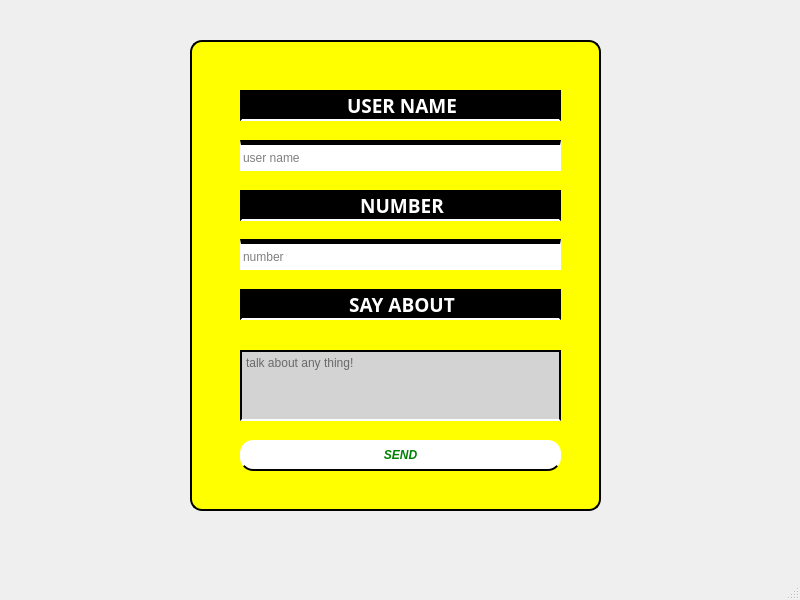
<?xml version="1.0" encoding="UTF-8"?>
<ui version="4.0">
 <class>MainWindow</class>
 <widget class="QMainWindow" name="MainWindow">
  <property name="geometry">
   <rect>
    <x>0</x>
    <y>0</y>
    <width>800</width>
    <height>600</height>
   </rect>
  </property>
  <property name="windowTitle">
   <string>MainWindow</string>
  </property>
  <property name="styleSheet">
   <string notr="true">MainWindow{
background-color:lightblue;
}</string>
  </property>
  <widget class="QWidget" name="centralwidget">
   <widget class="QFrame" name="frame">
    <property name="geometry">
     <rect>
      <x>190</x>
      <y>40</y>
      <width>411</width>
      <height>471</height>
     </rect>
    </property>
    <property name="styleSheet">
     <string notr="true">QFrame{
background-color:yellow;
border:2px solid black;
border-radius:12px;}</string>
    </property>
    <property name="frameShape">
     <enum>QFrame::StyledPanel</enum>
    </property>
    <property name="frameShadow">
     <enum>QFrame::Raised</enum>
    </property>
    <widget class="QLabel" name="label">
     <property name="geometry">
      <rect>
       <x>50</x>
       <y>50</y>
       <width>321</width>
       <height>31</height>
      </rect>
     </property>
     <property name="styleSheet">
      <string notr="true">QLabel{
background-color:black;
font:Arial 20 bold;
color:white;
border-bottom:2px solid white;
border-radius:none;}</string>
     </property>
     <property name="text">
      <string>&lt;html&gt;&lt;head/&gt;&lt;body&gt;&lt;p align=&quot;center&quot;&gt;&lt;span style=&quot; font-size:14pt; font-weight:600;&quot;&gt;USER NAME&lt;/span&gt;&lt;/p&gt;&lt;/body&gt;&lt;/html&gt;</string>
     </property>
    </widget>
    <widget class="QLineEdit" name="user_name">
     <property name="geometry">
      <rect>
       <x>50</x>
       <y>100</y>
       <width>321</width>
       <height>31</height>
      </rect>
     </property>
     <property name="styleSheet">
      <string notr="true">QLineEdit{
border-top:5px solid black;
}</string>
     </property>
     <property name="placeholderText">
      <string>user name</string>
     </property>
    </widget>
    <widget class="QLabel" name="label_2">
     <property name="geometry">
      <rect>
       <x>50</x>
       <y>150</y>
       <width>321</width>
       <height>31</height>
      </rect>
     </property>
     <property name="styleSheet">
      <string notr="true">QLabel{
background-color:black;
font:Arial 20 bold;
color:white;
border-bottom:2px solid white;
border-radius:none;}</string>
     </property>
     <property name="text">
      <string>&lt;html&gt;&lt;head/&gt;&lt;body&gt;&lt;p align=&quot;center&quot;&gt;&lt;span style=&quot; font-size:14pt; font-weight:600;&quot;&gt;NUMBER&lt;/span&gt;&lt;/p&gt;&lt;/body&gt;&lt;/html&gt;</string>
     </property>
    </widget>
    <widget class="QLineEdit" name="user_number">
     <property name="geometry">
      <rect>
       <x>50</x>
       <y>199</y>
       <width>321</width>
       <height>31</height>
      </rect>
     </property>
     <property name="styleSheet">
      <string notr="true">QLineEdit{
border-top:5px solid black;
}
</string>
     </property>
     <property name="placeholderText">
      <string>number</string>
     </property>
    </widget>
    <widget class="QLabel" name="label_3">
     <property name="geometry">
      <rect>
       <x>50</x>
       <y>249</y>
       <width>321</width>
       <height>31</height>
      </rect>
     </property>
     <property name="styleSheet">
      <string notr="true">QLabel{
background-color:black;
font:Arial 20 bold;
color:white;
border-bottom:2px solid white;
border-radius:none;}
</string>
     </property>
     <property name="text">
      <string>&lt;html&gt;&lt;head/&gt;&lt;body&gt;&lt;p align=&quot;center&quot;&gt;&lt;span style=&quot; font-size:14pt; font-weight:600;&quot;&gt;SAY  ABOUT&lt;/span&gt;&lt;/p&gt;&lt;/body&gt;&lt;/html&gt;</string>
     </property>
    </widget>
    <widget class="QTextEdit" name="user_speech">
     <property name="geometry">
      <rect>
       <x>50</x>
       <y>310</y>
       <width>321</width>
       <height>71</height>
      </rect>
     </property>
     <property name="styleSheet">
      <string notr="true">QTextEdit{
background-color:lightgray;
border-radius:none;
border-bottom:2px solid white;
}</string>
     </property>
     <property name="placeholderText">
      <string>talk about any thing!</string>
     </property>
    </widget>
    <widget class="QPushButton" name="send_btn">
     <property name="geometry">
      <rect>
       <x>50</x>
       <y>400</y>
       <width>321</width>
       <height>31</height>
      </rect>
     </property>
     <property name="styleSheet">
      <string notr="true">QPushButton{
color:green;
font: Italic 20 bold;
background-color:white;
border-radius:13px;
border-bottom:2px solid black;}</string>
     </property>
     <property name="text">
      <string>SEND</string>
     </property>
    </widget>
   </widget>
  </widget>
  <widget class="QMenuBar" name="menubar">
   <property name="geometry">
    <rect>
     <x>0</x>
     <y>0</y>
     <width>800</width>
     <height>21</height>
    </rect>
   </property>
  </widget>
  <widget class="QStatusBar" name="statusbar"/>
 </widget>
 <resources/>
 <connections/>
</ui>
